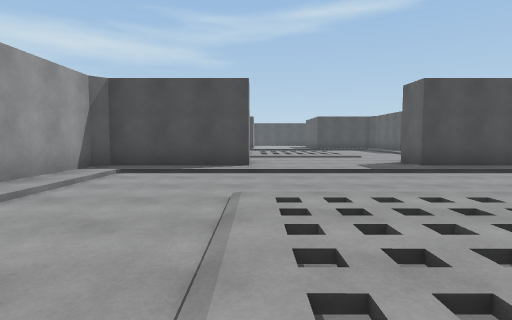
View 1 (above)

24 first-person views from a walk through a 3-D level made in the Unity game engine. The camera is 1.2 m above the floor, tilts 4° down and sees 80° across. The floor is counted in squares, 2 m on a side. Each view is taken from the middle of a square. On the plan, view 1 faces up. The plan holds only what a view shows up to about 9 squares ahead; the rest is blank. The place goes on beyond the plan. The player is left out.

View 2
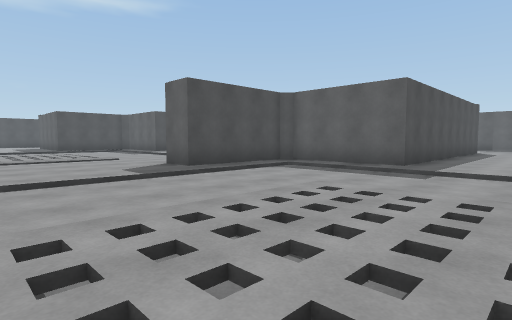

View 3
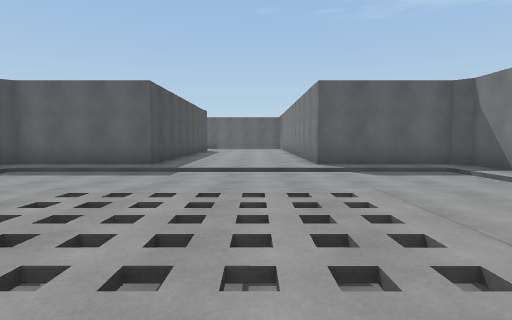

View 4
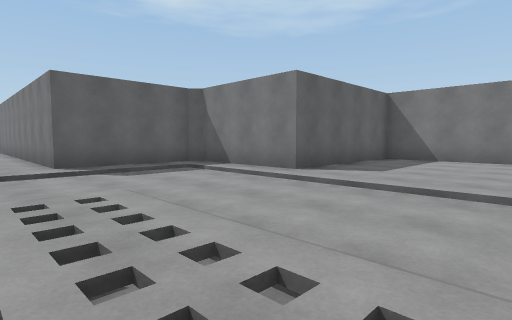

View 5
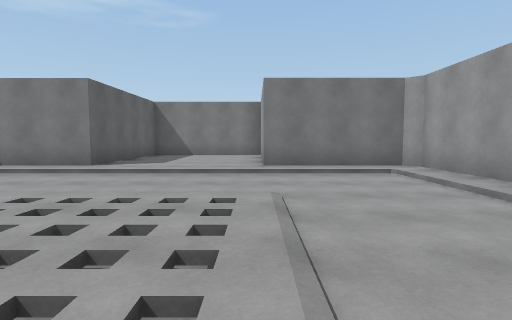

View 6
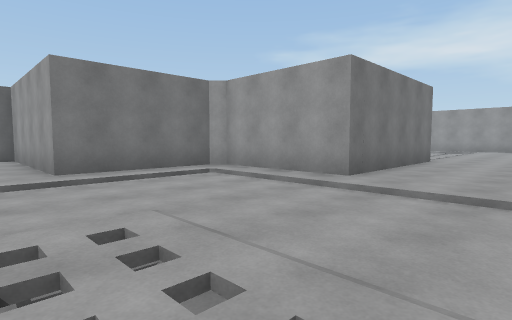

View 7
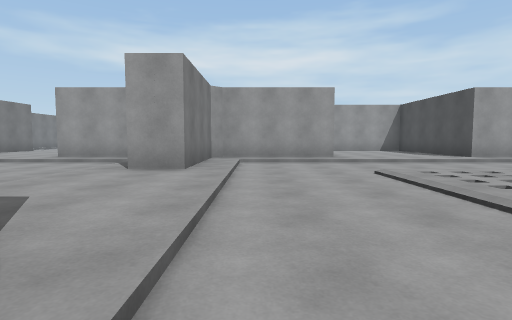

View 8
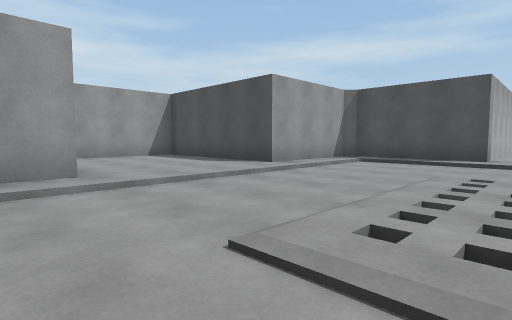

View 9
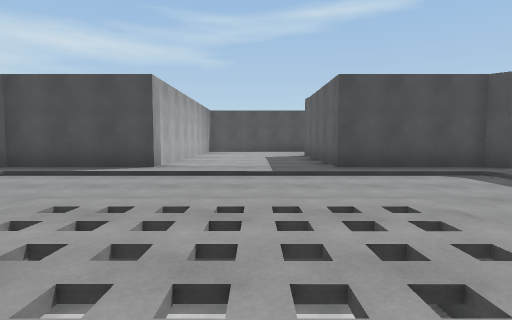

View 10
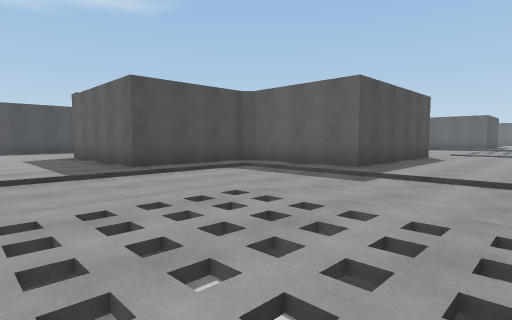

View 11
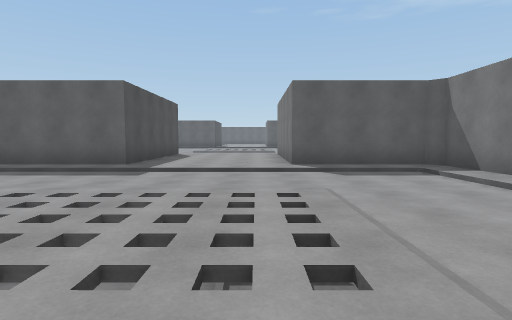

View 12
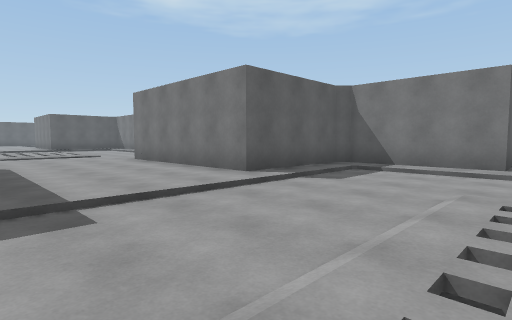

View 13
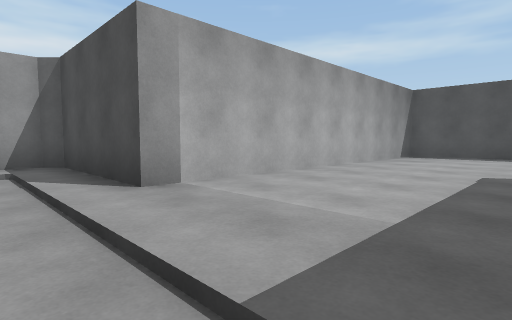

View 14
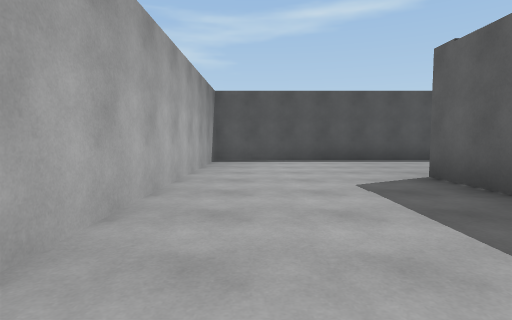

View 15
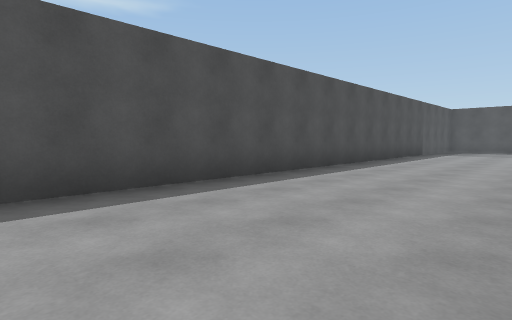

View 16
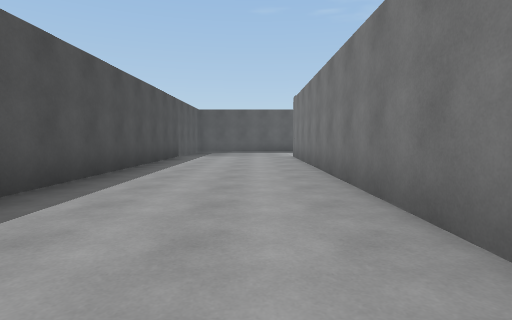

View 17
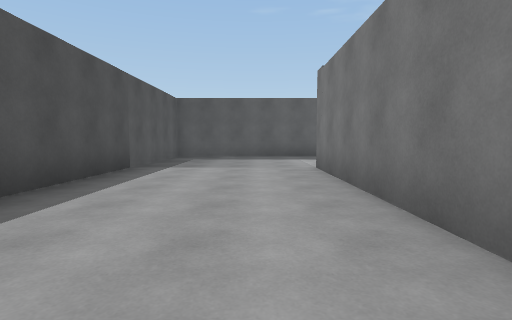

View 18
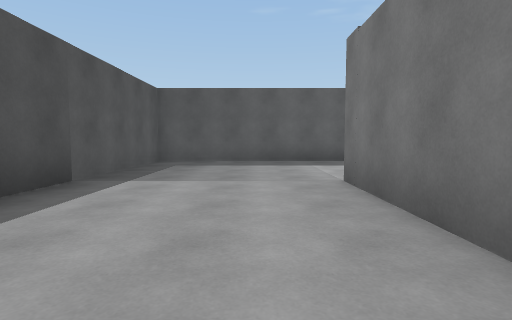

View 19
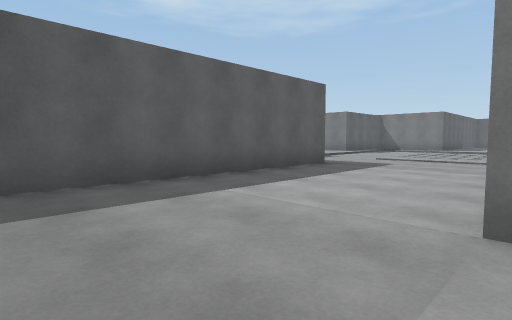

View 20
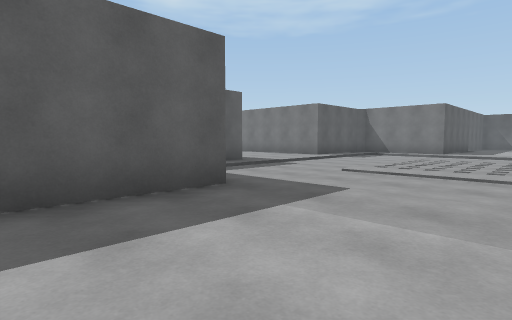

View 21
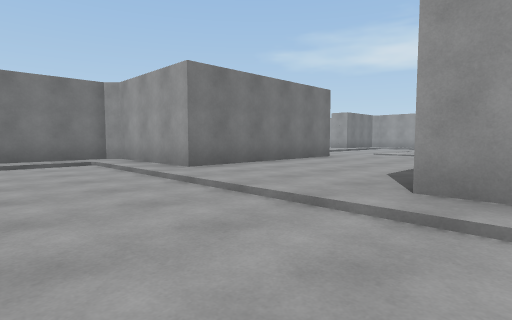

View 22
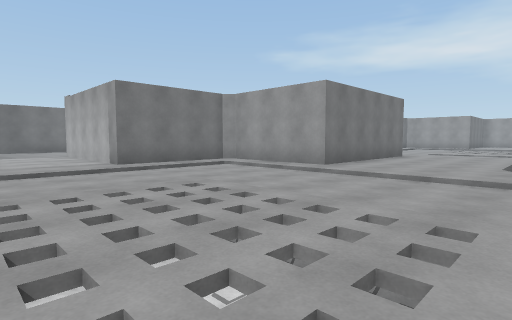

View 23
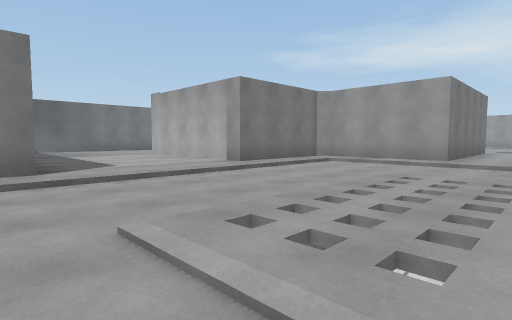

View 24
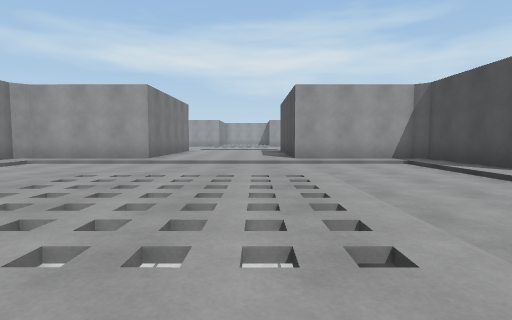

### Floor plan
Key: @ floor where view 1 was taken; # wall or solid block; . main floor; - floor 0.25 m lower than the main floor; / step, stairs or slope; = window, fence, low wall or low ledge; v drop or lower ground.
Columns run from 8 left of view 1 to 21 right of it. Each row starts with its distance up from view 1.
 27         ####################
 26        =....................#
 25        =....................#
 24        =....................#
 23        =....................#
 22        =....#  #########....#
 21        =....#           ....#
 20        =....#           ....#
 19      ###....####    ####....#
 18     #..........#    #........
 17     #.---------#    #---------
 16     #.---------#    #---------
 15 #####.--/////--######---////--
 14 #.....--/vv./--......---vvv.--
 13 #.....--/vv./--......---vvv.--
 12 #.....--/////--......---.../-
 11     #.--/////--######---////-
 10     #.---------#    #--------
  9     #.---------#    #--------
  8     #..........#    #........
  7     ####....####    ####....#
  6     #./////////#       #....
  5     #.---------#       #....
  4     #.---------####     ...
  3     ..--////---.....     ..
  2     ..--////---.....
  1 ......--////---...
  0 ......--@///---.....
 -1 #####.---------#####
 -2     #.---------#
 -3     #./////////#
 -4     ####....####
 -5        #....#
 -6        #....#
 -7        #....#
 -8        #....#
 -9         ####

Positions as (right, up) in squares from view 1, and headings:
1: (0, 0), facing up
2: (0, 1), facing up-right
3: (0, 1), facing right
4: (0, 1), facing down-right
5: (0, 3), facing down
6: (1, 2), facing down-left
7: (5, 9), facing left
8: (1, 10), facing up-left
9: (2, 12), facing up
10: (1, 12), facing up-right
11: (0, 12), facing right
12: (3, 15), facing down-right
13: (3, 17), facing up-left
14: (1, 18), facing up
15: (3, 23), facing up-right
16: (5, 24), facing right
17: (9, 24), facing right
18: (11, 24), facing right
19: (15, 25), facing down-right
20: (16, 21), facing down-right
21: (15, 16), facing down-left
22: (18, 15), facing down-left
23: (20, 13), facing down-left
24: (20, 14), facing left
